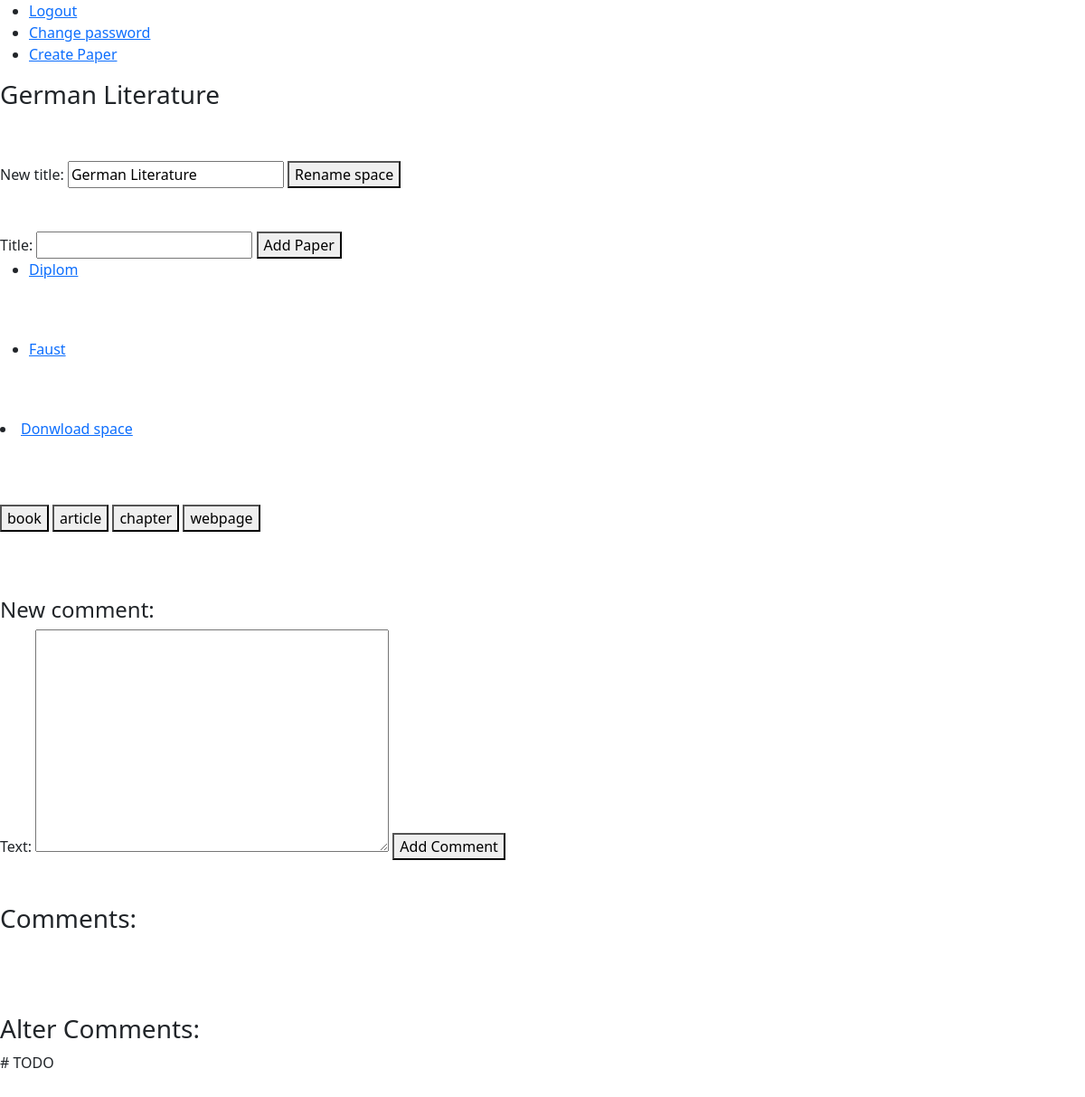
/work_space/2 (signed in), run on the app's committed database.
### work_space/models.py (models this page shows, shortened)
class WorkSpace(models.Model):
    owner = models.ForeignKey(User, on_delete=models.CASCADE)
    guests = models.ManyToManyField(User, related_name="guests")
    title = models.CharField(max_length=50)
    archived = models.BooleanField(default=False)
    def __str__(self):
        return self.title

### paper_work/models.py (models this page shows, shortened)
class Paper(models.Model):
    work_space = models.ForeignKey(WorkSpace, on_delete=models.CASCADE, related_name="papers")
    user = models.ForeignKey(User, on_delete=models.CASCADE)
    title = models.CharField(max_length=50, unique=True)
    sources = models.ManyToManyField(Source, related_name="papers")
    citation_style = models.CharField(max_length=10, default="APA & MLA")
    archived = models.BooleanField(default=False)
    published = models.BooleanField(default=False)
    def __str__(self):
        return self.title

### bookshelf/models.py (models this page shows, shortened)
class Source(models.Model):
    real_type = models.ForeignKey(ContentType, editable=False, on_delete=models.CASCADE)
    work_space = models.ForeignKey(WorkSpace, on_delete=models.CASCADE, related_name="sources")
    user = models.ForeignKey(User, on_delete=models.CASCADE, related_name="sources")
    title = models.CharField(max_length=100)
    author = models.CharField(max_length=70, blank=True)
    year = models.CharField(max_length=5, blank=True)
    file = models.FileField(upload_to=saving_path, blank=True)
    link = models.CharField(max_length=40, blank=True)
    def __str__(self):
        return self.title

### work_space/views.py (the view)
# urls.py: path("work_space/<int:space_id>", views.work_space_view, name="space_view")
@login_required
def work_space_view(request, space_id):
    space = check_work_space(space_id, request.user)
    params = {"space": space,
            "papers": space.papers.all(),
            "books": space.sources.all(),
            "form": NewPaperForm(),
            "book_form": BookForm(),
            "article_form": ArticleForm(),
            "chapter_form": ChapterForm(),
            "webpage_form": WebpageForm(),
            "comment_form": NewCommentForm(),
            "rename_form": RenameSpaceForm().set_initial(space),
            "comments": space.comments.all()
            }
    return render(request, "work_space/work_space_view.html", params)

### paper_work/forms.py (shortened to what this page needs)
class NewPaperForm(forms.Form):
    title = forms.CharField(max_length=50)

### bookshelf/forms.py
class BookForm(CommonFields):
    source_type = forms.CharField(widget=forms.HiddenInput(attrs={"value": "book"}))
    title = forms.CharField()
    publishing_house = forms.CharField()
    year = forms.CharField()

### utils/verification.py (called while the page is built)
def check_work_space(space_id: int, user: User) -> WorkSpace | Http404 | PermissionDenied:
    try:
        space = WorkSpace.objects.get(pk=space_id)
    except ObjectDoesNotExist:
        raise Http404
    else:
        if space.owner != user and user not in space.guests.all():
            raise PermissionDenied
    return space

### work_space/forms.py (called while the page is built)
    def set_initial(self, space: WorkSpace):
        self.fields["new_title"].initial = space.title
        return self

### work_space/templates/work_space/work_space_view.html (shortened to what this page needs)
{% extends "layout.html" %}
{% load static %}
{% block body %}
    <h3>{{ space }}</h3><br><br>
    <form action="{% url 'work_space:rename_space' space.pk %}" method="post">
        {{ rename_form }}
        <button type="submit">Rename space</button>
    </form><br><br>
    <form action="{% url 'paper_work:create_paper' space.pk %}" method="post">
        {{ form }}
        <button id="change_password_button" type="submit">Add Paper</button>
    </form>
    <ul>
        {% for paper in papers %}
        <li>
            <a href="{% url 'paper_work:paper_space' paper.pk %}">{{ paper }}</a>
        </li>
        {% endfor %}
    </ul><br><br>
    <ul>
        {% for book in books %}
        <li>
           <a href="{% url 'bookshelf:source_space' book.pk %}">{{ book }}</a>
        </li>
        {% endfor %}
    </ul><br><br>
    <li>
        <a href="{% url 'work_space:download_space' space.pk %}">Donwload space</a>
    </li><br><br><br>
    <button class="show_form_button" id="book" type="button">book</button>
    <button class="show_form_button" id="article" type="button">article</button>
    <button class="show_form_button" id="chapter" type="button">chapter</button>
    <button class="show_form_button" id="webpage" type="button">webpage</button>
    <br><br><br><br>
    <h4>New comment:</h4>
    <form action="{% url 'work_comments:leave_comment' space.pk %}" method="post">
        {{ comment_form }}
        <button type="submit">Add Comment</button>
    </form><br><br>
    <h3>Comments:</h3>
    <br><br><br>
    <h3>Alter Comments:</h3>
    # TODO
    <br><br><br>
    <br>
{% endblock %}

### data on the page
WorkSpace: title "German Literature"
Paper: title "Diplom"
Source: title "Faust"
